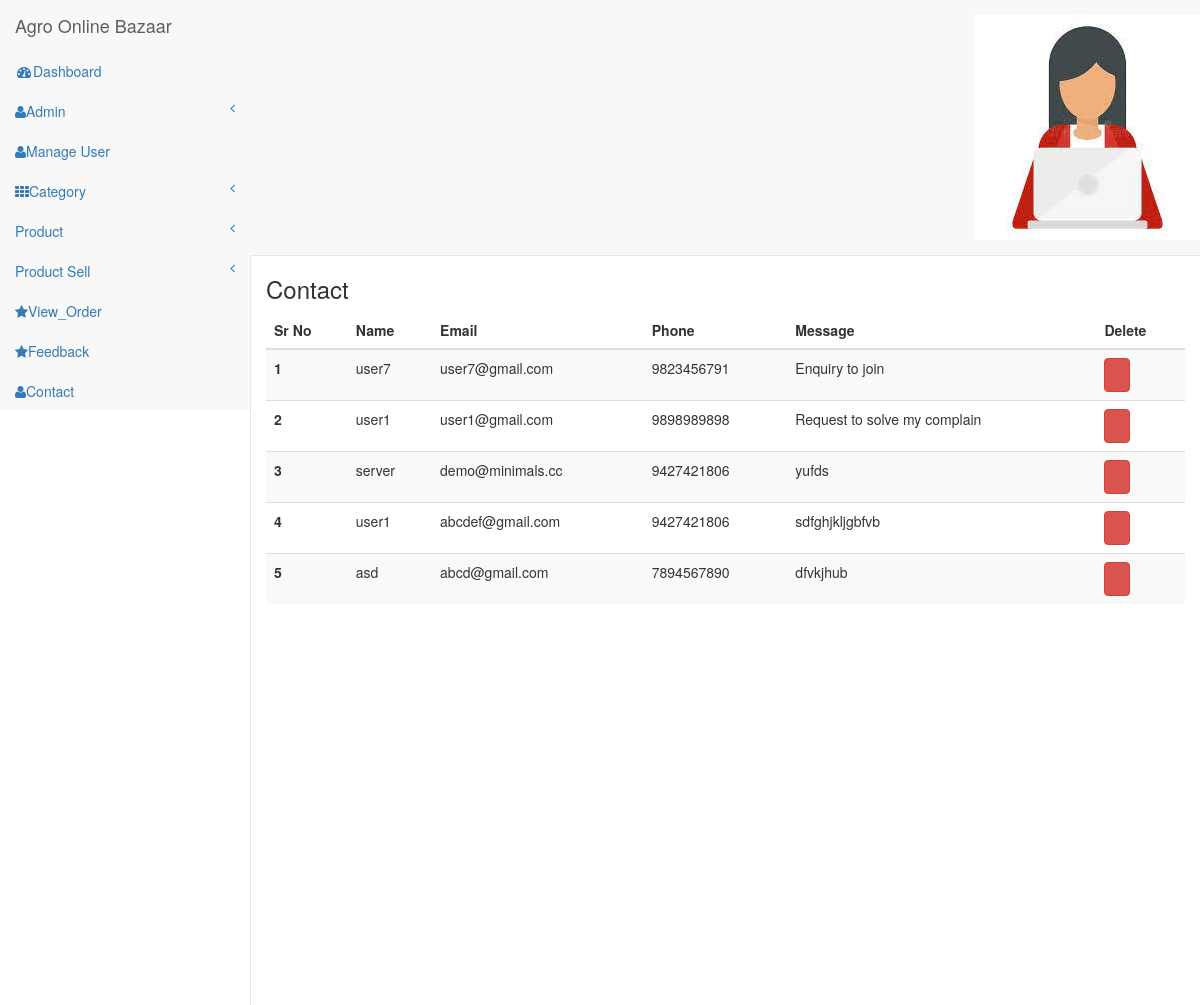
Page /admin/contact.php (signed in) on the committed database.
### tables this page shows
CREATE TABLE `tbl_contact` (
  `c_id` int(11) NOT NULL,
  `c_name` varchar(50) DEFAULT NULL,
  `c_email` varchar(50) DEFAULT NULL,
  `c_phone` varchar(20) DEFAULT NULL,
  `c_message` varchar(200) DEFAULT NULL,
  `c_status` varchar(10) DEFAULT NULL
);

### admin/contact.php (the view, shortened to what this page needs)
<?php
  include "header1.php";
?>
        <div id="page-wrapper">
        <div class="col-md-12 graphs">
	   <div class="xs">
  	 <h3>Contact</h3>
  	<div class="bs-example4" data-example-id="contextual-table">
    <table class="table table-hover table-striped">
      <thead>
        <tr>
          <th>Sr No</th>
          <th>Name</th>
          <th>Email</th>
          <th>Phone</th>
          <th>Message</th>
          <th>Delete</th>
        </tr>
      </thead>
      <tbody>
        <?php
        $seq=1;
                                        $qry1="SELECT * FROM tbl_contact WHERE c_status='1'";
                                        $run1=mysqli_query($con,$qry1);
                                        while($result1=mysqli_fetch_array($run1))
                                        {
        ?>
        <tr>
          <th scope="row"><?php echo $seq; ?></th>
                                            <td><?php echo $result1['c_name']; ?></td>
                                            <td><?php echo $result1['c_email']; ?></td>
                                            <td><?php echo $result1['c_phone']; ?></td>
                                            <td class="p"><?php echo $result1['c_message']; ?></td>
                                            <td><a href="?del=<?php echo $result1['c_id'];?>" onclick="return confirm(' Sure to Delete');" class="btn btn-danger btn-circle btn"><i class="fa fa-trash"></i></a></td>
        </tr>
       <?php
        $seq++;
                                        }
       ?>
      </tbody>
    </table>
   </div>
  </div>
  </div>
   </div>
      </div>
<link href="css/custom.css" rel="stylesheet">
</body>
</html>

### admin/header1.php (shortened to what this page needs)
<?php
include "connection.php";
    if(!isset($_SESSION['log']))
    {
        header("location:login.php");
    }
    else
    {
        $log = $_SESSION['log'];
        $qry1="SELECT * FROM tbl_login WHERE l_email='$log'";
        $run1=mysqli_query($con,$qry1);
        $result1=mysqli_fetch_array($run1);
        $img=$result1['l_img'];
    }
?>
<!DOCTYPE HTML>
<html>
<head>
<link href="css/bootstrap.min.css" rel='stylesheet' type='text/css' />
<link href="css/style.css" rel='stylesheet' type='text/css' />
<link href="css/lines.css" rel='stylesheet' type='text/css' />
<link href="css/font-awesome.css" rel="stylesheet">
<link href="css/custom.css" rel="stylesheet">
<link rel="stylesheet" href="https://cdnjs.cloudflare.com/ajax/libs/font-awesome/4.7.0/css/font-awesome.min.css">
</head>
<body>
<div id="wrapper">
        <nav class="top1 navbar navbar-default navbar-static-top" role="navigation" style="margin-bottom: 0">
            <div class="navbar-header">
                <a class="navbar-brand" href="index.html">Agro Online Bazaar</a>
            </div>
            <ul class="nav navbar-nav navbar-right">
			    <li class="dropdown">
	        		<a href="#" class="dropdown-toggle avatar" data-toggle="dropdown"><img src="<?php echo $img; ?>"></a>
	      		</li>
			</ul>
            <div class="navbar-default sidebar" role="navigation">
                <div class="sidebar-nav navbar-collapse">
                    <ul class="nav" id="side-menu">
                        <li>
                            <a href="index.php"><i class="fa fa-dashboard fa-fw nav_icon"></i>Dashboard</a>
                        </li>
                        <li>
                            <a href="#"><i class="fa fa-user nav_icon"></i>Admin<span class="fa arrow"></span></a>
                        </li>
                        <li>
                            <a href="manage_user.php"><i class="fa fa-user nav_icon"></i>Manage User</a>
                        </li>
                        <li>
                            <a href="#"><i class="fa fa-th nav_icon"></i>Category<span class="fa arrow"></span></a>
                        </li>
                        <li>
                            <a href="#"><i class="fa fa-product-hunt nav_icon"></i>Product<span class="fa arrow"></span></a>
                        </li>
                        <li>
                            <a href="#"><i class="fa fa-product-hunt nav_icon"></i>Product Sell<span class="fa arrow"></span></a>
                        </li>
                        <li>
                            <a href="view_order.php"><i class="fa fa-star nav_icon"></i>View_Order</a>
                        </li>
                        <li>
                            <a href="feedback.php"><i class="fa fa-star nav_icon"></i>Feedback</a>
                        </li>
                        <li>
                            <a href="contact.php"><i class="fa fa-user nav_icon"></i>Contact</a>
                        </li>
                    </ul>
                </div>
            </div>
        </nav>
<link href="css/custom.css" rel="stylesheet">

### admin/css/style.css (style rules this page uses)
h4, h5, h6, h1, h2, h3 { margin-top: 0; }
ul, ol { margin: 0; }
html, body { font-family: 'Roboto', sans-serif; font-size: 100%; background:#000; overflow-x: hidden; }
body a { transition:0.5s all; -webkit-transition:0.5s all; -moz-transition:0.5s all; -o-transition:0.5s all; -ms-transition:0.5s all; }
.navbar .navbar-nav li a { padding: 0 10px; line-height: 56px; position: relative; }
.navbar .navbar-nav li .dropdown-toggle.avatar img { height: 40px; -webkit-border-radius: 50em; -moz-border-radius: 50em; border-radius: 50em; border: 1px solid #c0cadd; margin-top: -4px; }
.navbar-default.sidebar { background-color: #000; font-family: 'Roboto', sans-serif; }
nav.top1.navbar.navbar-default.navbar-static-top { background-color:rgb(6, 217, 149); font-family: 'Roboto', sans-serif; }
.navbar-default .navbar-brand { color: #fff !important; font-size: 30px; font-weight: 500; }
.navbar-right { margin-right: 10px !important; }
.navbar-right li { display:inline-block; }
i.nav_icon { color: #fff; margin-right:6px; }
.sidebar ul li a { color: #999; font-size:14px; }
ul.nav.navbar-nav.navbar-right { height: 51px; }
.sidebar-nav.navbar-collapse { margin: 2em 0 0 0; }
.graphs { padding: 2em 1em; background: #f2f4f8; font-family: 'Roboto', sans-serif; }
.bs-example4 { background: #fff; padding: 2em; }
.xs h3, .widget_head { color:#000; font-size:1.7em; font-weight:300; margin-bottom: 1em; }
.table > thead > tr > th, .table > tbody > tr > th, .table > tfoot > tr > th, .table > thead > tr > td, .table > tbody > tr > td, .table > tfoot > tr > td { border-top: none !important; }
.table > thead > tr > th, .table > tbody > tr > th, .table > tfoot > tr > th, .table > thead > tr > td, .table > tbody > tr > td, .table > tfoot > tr > td { font-size: 0.85em; color: #999; }
.table td, .table>tbody>tr>td, .table>tbody>tr>th, .table>tfoot>tr>td, .table>tfoot>tr>th, .table>thead>tr>td, .table>thead>tr>th { padding:15px !important; }
.table > thead > tr > th { border-bottom: 1px solid #ddd !important; }

### admin/css/custom.css (style rules this page uses)
#wrapper { width: 100%; }
#page-wrapper { min-height: 568px; background-color: #fff; }
@media (min-width:768px) { #page-wrapper { position: inherit; margin: 0 0 0 250px; border-left: 1px solid #e7e7e7; } }
.sidebar .sidebar-nav.navbar-collapse { padding-right: 0; padding-left: 0; }
.sidebar .arrow { float: right; }
.sidebar .fa.arrow:before { content: "\f104"; }
@media (min-width:768px) { .sidebar { z-index: 1; position: absolute; width: 250px; margin-top: 51px; } }

### admin/header1.php (style rules this page uses)
.p { max-width: 300px; max-height: 400px; white-space: nowrap; overflow: auto; }

### rows in the picture
tbl_contact: c_name "user7", c_email "user7@gmail.com", c_phone "9823456791", c_message "Enquiry to join"
tbl_contact: c_name "user1", c_email "user1@gmail.com", c_phone "9898989898", c_message "Request to solve my complain"
tbl_contact: c_name "server", c_email "demo@minimals.cc", c_phone "9427421806", c_message "yufds"
tbl_contact: c_name "user1", c_email "abcdef@gmail.com", c_phone "9427421806", c_message "sdfghjkljgbfvb"
tbl_contact: c_name "asd", c_email "abcd@gmail.com", c_phone "7894567890", c_message "dfvkjhub"
